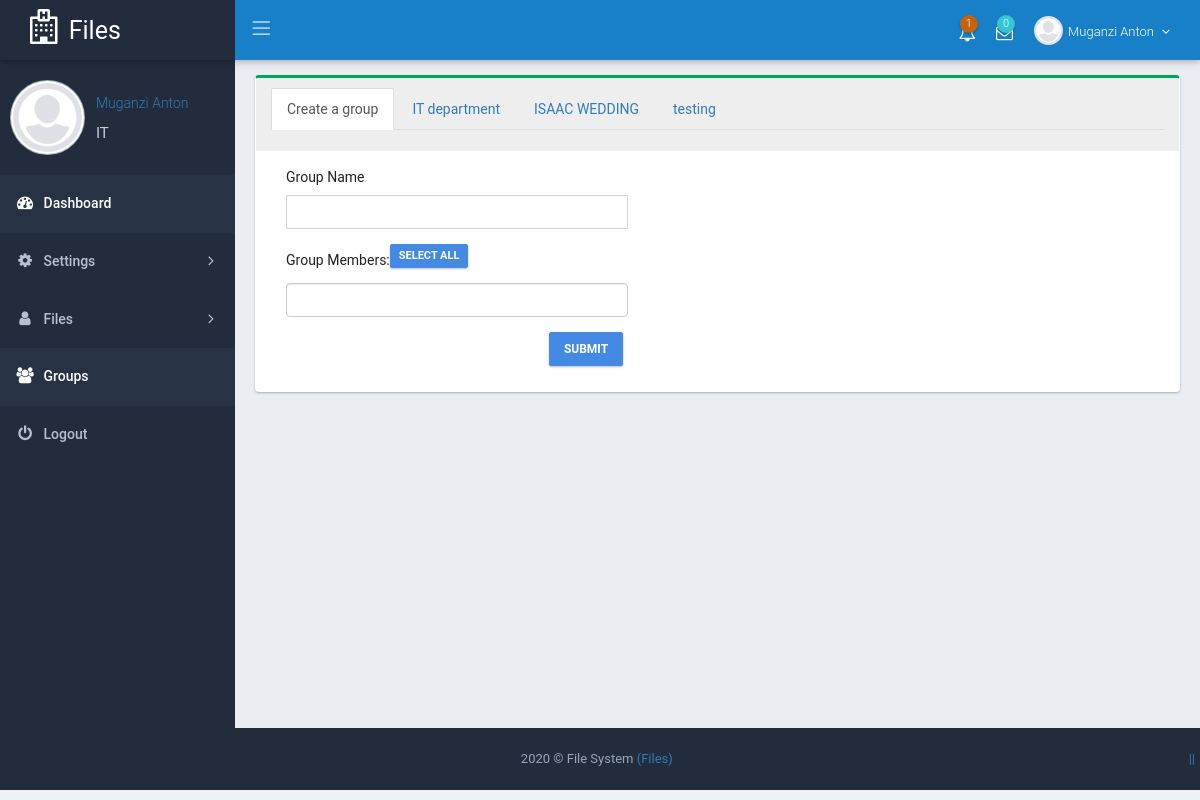
The app's page /index.php?page=group (signed in) with its own data.
### tables this page shows
CREATE TABLE IF NOT EXISTS `groups` (
  `Group_id` int(11) NOT NULL AUTO_INCREMENT,
  `Group_name` varchar(100) DEFAULT NULL,
  `Staff_id` int(11) DEFAULT NULL,
  PRIMARY KEY (`Group_id`) USING BTREE
);

### classes/DB.php (called while the page is built, shortened)
<?php
class DB {
    private static $_instance = null;
    private $_pdo,
            $_query,
            $_error = false,
            $_result,
            $_options,
            $_dropQuery,
            $_columnName,
            $_ipNumber = null,
            $_count = 0,
            $_ugxAmount,
            $_grade, $_comment;
    private function __construct() {
        try {
            $this->_pdo = new PDO('mysql:host=' . Config::get('mysql/host') . ';dbname=' . Config::get('mysql/db'), Config::get('mysql/username'), Config::get('mysql/password'));
        } catch (PDOException $exc) {
            die($exc->getMessage());
        }
    }
    public static function getInstance() {
        if (!isset(self::$_instance)) {
            self::$_instance = new DB();
        }
        return self::$_instance;
    }
    public function query($sql, $params = array()) {
        if ($this->_query = $this->_pdo->prepare($sql)) {
            if ($this->_query->execute()) {
                $this->_result = $this->_query->fetchAll(PDO::FETCH_OBJ);
            } else {
                print_r($this->_query->errorInfo());
                $this->_error = true;
            }
        }
        return $this;
    }
    public function querySample($sql) {
        if ($this->_query = $this->_pdo->prepare($sql)) {
            if ($this->_query->execute()) {
                $this->_result = $this->_query->fetchAll(PDO::FETCH_OBJ);
            } else {
                print_r($this->_query->errorInfo());
                $this->_error = true;
            }
        }
        return $this->_result;
    }
}
?>

### core/init.php (called while the page is built, shortened)
<?php
spl_autoload_register(function($class) {
    if (file_exists('classes/' . $class . '.php')) {
        return TRUE;
    }
    return FALSE;
});
?>

### classes/Config.php (called while the page is built)
<?php
class Config{
    public static function get($path=null){
        if($path){
            $config=$GLOBALS['config'];
            $path =  explode('/', $path);
            foreach ($path as $bit)
            {
                if(isset($config[$bit]))
                {
                    $config=$config[$bit];
                }
            }
            return $config;
        }
        return false;
    }
}
?>

### pages/file/group.php (the view, shortened to what this page needs)
<!DOCTYPE html>
<html lang="en">
    <head>
        <?php include_once 'includes/header_css.php'; ?>
    </head>
    <body class="page-header-fixed sidemenu-closed-hidelogo page-content-white page-md header-blue">
        <div class="page-wrapper">
            <?php include_once 'includes/header_menu.php'; ?>
            <div class="page-container">
                <?php
                include_once 'includes/side_menu.php';
                ?>
                <div class="page-content-wrapper">
                    <div class="page-content">
                        <div class="row">
                            <div class="col-md-12 col-sm-12">
                                <div class="panel tab-border card-topline-green">
                                    <header class="panel-heading panel-heading-gray custom-tab ">
                                        <ul class="nav nav-tabs">
                                            <li class="active"><a href="#group" data-toggle="tab">Create a group</a>
                                            </li>
                                            <?php
                                            $sender_id = $_SESSION['staff_id'];
                                            $groupList = DB::getInstance()->querySample("SELECT groups.Group_id,groups.Group_name FROM groups,grouped_files WHERE groups.Group_id=grouped_files.Group_id and(grouped_files.Receiver_id='$sender_id' or grouped_files.Sender_id='$sender_id') group by groups.Group_id");
                                            foreach ($groupList AS $groups) {
                                                ?>
                                                <li class=""><a href="#group_<?php echo $groups->Group_id ?>" data-toggle="tab"><?php echo $groups->Group_name ?></a>
                                                </li>
                                            <?php }
                                            ?>
                                        </ul>
                                    </header>
                                    <div class="panel-body">
                                        <div class="tab-content">
                                            <div class="tab-pane active" id="group">
                                                <form class="col-md-5 col-sm-12" role="form" method="POST" enctype="multipart/form-data">
                                                    <div class="form-group" >
                                                        <label>Group Name</label>
                                                        <input type="text" name="group"  class="form-control" required>
                                                    </div>
                                                    <div class="form-group">
                                                        <label>Group Members:<label class="btn btn-primary btn-xs" id="selectControl<?php echo $file->file_id ?>" onclick="modulesSelected('<?php echo $file->file_id ?>', this)">select all</label></label>
                                                    </div>
                                                    <div class="box-footer">
                                                        <button type="submit"  name="submit_group" value="submit_group" class="btn btn-primary pull-right">Submit</button>
                                                    </div>
                                                </form>
                                            </div>
                                        </div>
                                    </div>
                                </div>
                            </div>
                        </div>
                    </div>
                </div>
            </div>
            <?php include_once 'includes/footer.php'; ?>
        </div>
    </body>
</html>

### css/style.css (style rules this page uses)
* { -webkit-box-sizing: border-box; -moz-box-sizing: border-box; box-sizing: border-box; }
.panel-body { padding: 15px; }
.form-group { margin-bottom: 15px; }

### css/formlayout.css (style rules this page uses)
.form-control { border-radius: 0; box-shadow: none; border-color: #d2d6de }
.form-control:not(select) { -webkit-appearance: none; -moz-appearance: none; }

### css/responsive.css (style rules this page uses)
@media (min-width:992px) { .page-content-wrapper { float: left; width: 100% } }
@media (min-width:992px) { .page-content-wrapper .page-content { margin-left: 235px; margin-top: 0; min-height: 600px; padding: 25px 20px 10px } }

### records on screen
groups: Group_name "IT department"
groups: Group_name "ISAAC WEDDING"
groups: Group_name "testing"

### other values on screen
$HOSPITAL_NAME_ABREV "Files"
$_SESSION['staff_names'] "Muganzi Anton"
$company_name "File System"
